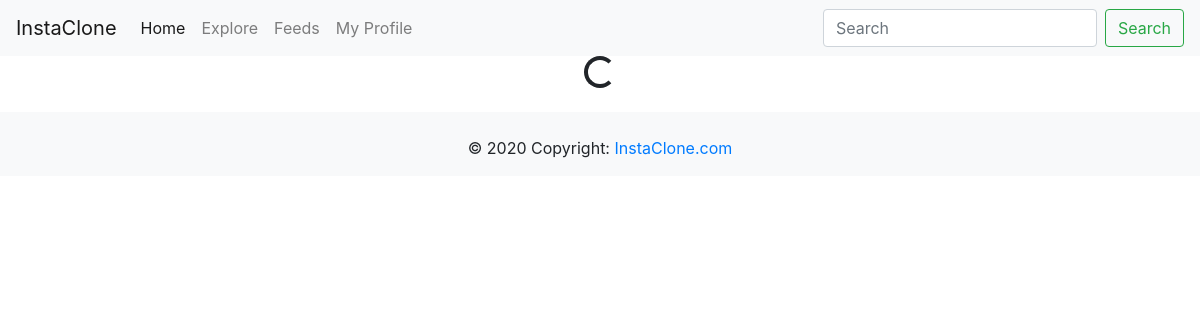
The app's page / (signed in), older data.
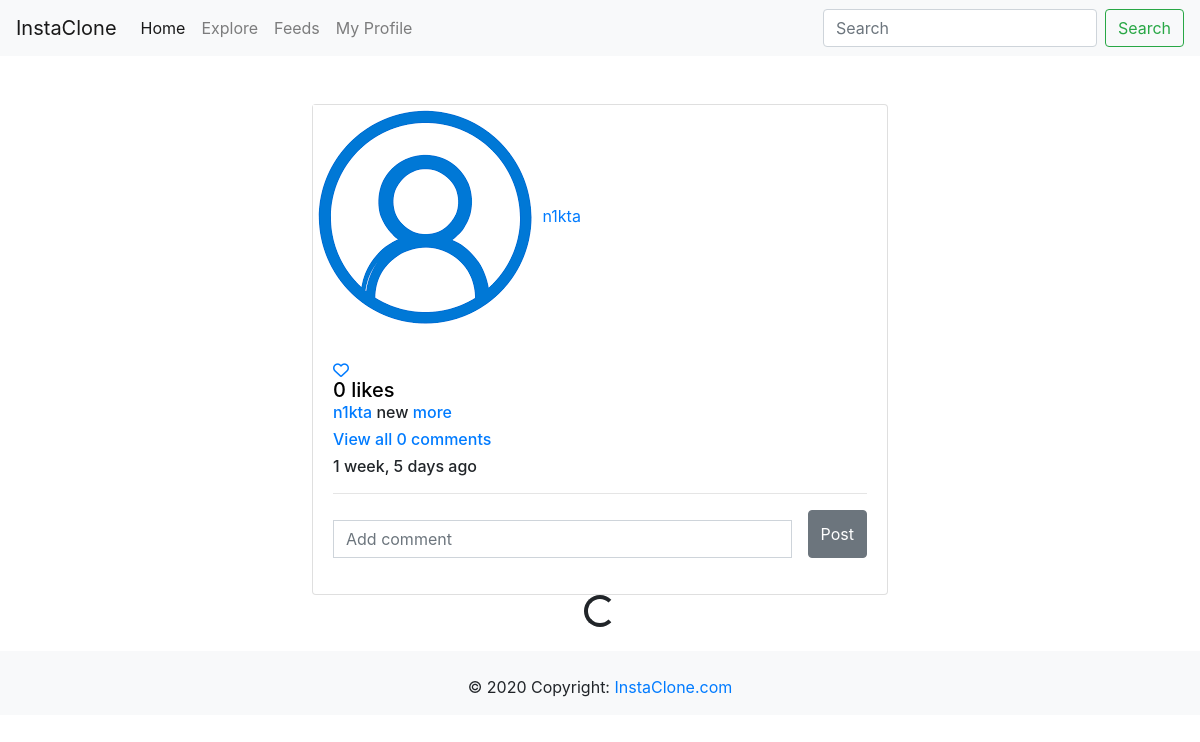
The same page, newer data.
### images/models.py (models this page shows, shortened)
class Image(models.Model):
    user = models.ForeignKey(User, on_delete=models.CASCADE, related_name='images_user')
    profile = models.ForeignKey(Profile, on_delete=models.CASCADE, related_name='images_profile', blank=True, null=True)
    title = models.CharField(max_length=255)
    slug = models.SlugField(blank=True, null=True)
    image = models.ImageField(upload_to='images/%Y/%m/%d')
    description = models.TextField()
    created = models.DateTimeField(auto_now_add=True)
    users_like = models.ManyToManyField(User, related_name='images_liked', blank=True)
    class Meta:
        ordering = ['created']
    def get_absolute_url(self):
        return reverse('dashboard_detail', args=[self.slug])

### account/views.py (the view)
# urls.py: path('', login_required(DashboardListView.as_view()), name='dashboard'),
class DashboardListView(ListView):
    template_name = 'account/dashboard.html'
    context_object_name = 'images'
    paginate_by = 3
    def get_queryset(self):
        contact = Contact.objects.filter(user_from=self.request.user).values('user_to')
        images = Image.objects.filter(user__in=contact)
        return images

### account/templates/account/dashboard.html (shortened to what this page needs)
{% extends 'base.html' %}
{% load thumbnail %}
{% load static %}
{% block content %}
    <section class="main">
        <div class="container">
            <div class="row">
                <div class="col-md-12">
                    <div class="wrapper d-flex justify-content-center">
                        <div class="main__content">
                            <div class="infinite-item">
                                {% for image in images %}
                                    <div class="card mt-5" style="width: 36rem;">
                                        <div class="card-title">
                                            {% thumbnail image.profile.avatar_image "25x25" as im %}
                                                <img src="{{ im.url }}" alt="">
                                            {% endthumbnail %}
                                            <a href="{% url 'user_detail' image.user %}">{{ image.user }}</a>
                                        </div>
                                        <div class="card-body">
                                            <div class="card-info">
                                                <a href="">
                                                    <i class="fa fa-heart-o like-action {% if request.user in image.users_like.all %}red{% endif %}"
                                                       id="{{ image.id }}" data-user="{{ request.user.id }}"
                                                       data-id="{{ image.id }}"
                                                       data-action="{% if request.user in image.users_like.all %}un{% endif %}like"
                                                       aria-hidden="true">
                                                    <h5 class="card-title"><span class="user-like-count">{{ image.users_like.count }}</span> likes</h5>
                                                    </i>
                                                </a>
                                            </div>
                                            <h6 class="card-text">
                                                <a href="{% url 'user_detail' image.user %}">{{ image.user }}</a> {{ image.description|truncatechars:30 }}<a
                                                    href="{{ image.get_absolute_url }}"> more</a>
                                            </h6>
                                            <h6 class="card-text">
                                                <a href="{{  image.get_absolute_url }}">View all {{ image.post_review.count }} comments</a>
                                            </h6>
                                            <h6 class="card-text">{{ image.created|timesince }} ago</h6>
                                            <hr/>
                                            <form action="{% url 'images:review_add' image.id %}" method="POST" class="input-group mb-3">
                                                <input type="text" name="text" class="form-control mr-3" placeholder="Add comment">
                                                <button type="submit" class="btn btn-secondary mt-0">Post</button>
                                            </form>
                                        </div>
                                    </div>
                                {% endfor %}
                            </div>
                            <div class="d-flex justify-content-center" style="display:none;">
                                <div class="spinner-border" role="status">
                                </div>
                            </div>
                        </div>
                    </div>
                </div>
            </div>
        </div>
    </section>
{% endblock content %}

Row changes from the older to the newer data that the page shows:
added Image: user "n1kta", users_like.count "0", description "new", post_review.count "0", created "1 week, 5 days"
